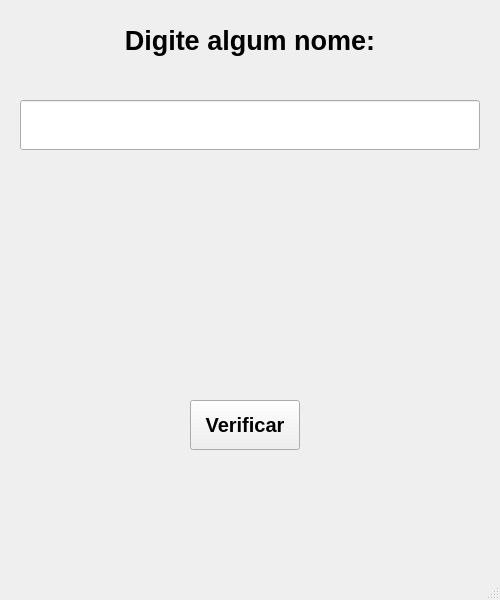
<?xml version="1.0" encoding="UTF-8"?>
<ui version="4.0">
 <class>MainWindow</class>
 <widget class="QMainWindow" name="MainWindow">
  <property name="geometry">
   <rect>
    <x>0</x>
    <y>0</y>
    <width>500</width>
    <height>600</height>
   </rect>
  </property>
  <property name="windowTitle">
   <string>MainWindow</string>
  </property>
  <widget class="QWidget" name="centralwidget">
   <widget class="QLineEdit" name="lineEdit">
    <property name="geometry">
     <rect>
      <x>20</x>
      <y>100</y>
      <width>460</width>
      <height>50</height>
     </rect>
    </property>
    <property name="font">
     <font>
      <pointsize>15</pointsize>
     </font>
    </property>
    <property name="text">
     <string/>
    </property>
   </widget>
   <widget class="QPushButton" name="pushButton">
    <property name="geometry">
     <rect>
      <x>190</x>
      <y>400</y>
      <width>110</width>
      <height>50</height>
     </rect>
    </property>
    <property name="font">
     <font>
      <pointsize>15</pointsize>
      <weight>75</weight>
      <bold>true</bold>
     </font>
    </property>
    <property name="text">
     <string>Verificar</string>
    </property>
   </widget>
   <widget class="QLabel" name="label">
    <property name="geometry">
     <rect>
      <x>20</x>
      <y>20</y>
      <width>460</width>
      <height>40</height>
     </rect>
    </property>
    <property name="font">
     <font>
      <pointsize>20</pointsize>
      <weight>75</weight>
      <bold>true</bold>
     </font>
    </property>
    <property name="text">
     <string>Digite algum nome:</string>
    </property>
    <property name="alignment">
     <set>Qt::AlignCenter</set>
    </property>
   </widget>
  </widget>
  <widget class="QMenuBar" name="menubar">
   <property name="geometry">
    <rect>
     <x>0</x>
     <y>0</y>
     <width>500</width>
     <height>22</height>
    </rect>
   </property>
  </widget>
  <widget class="QStatusBar" name="statusbar"/>
 </widget>
 <resources/>
 <connections/>
</ui>
